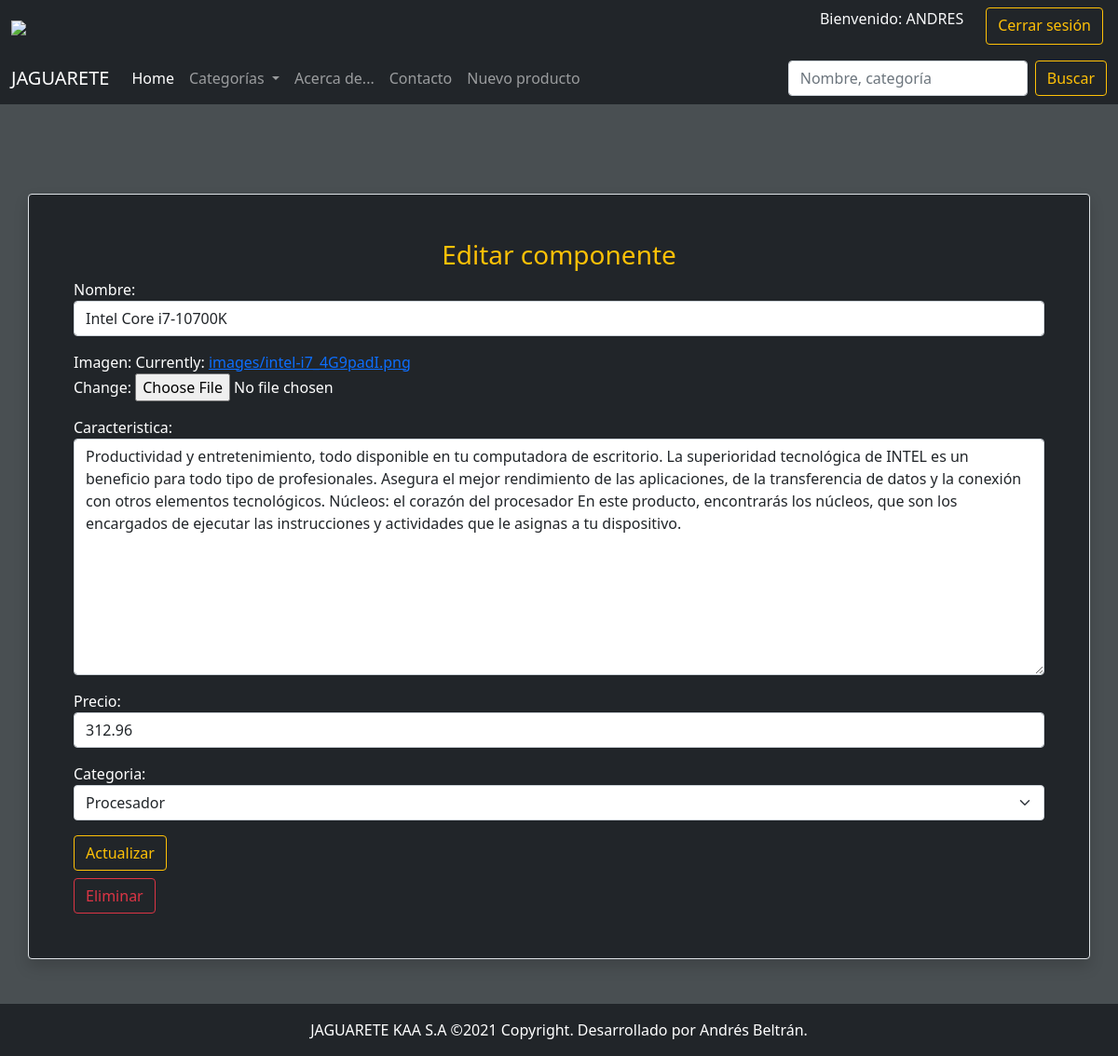
/product/edit/32 (signed in), run on an earlier commit of the app's database.
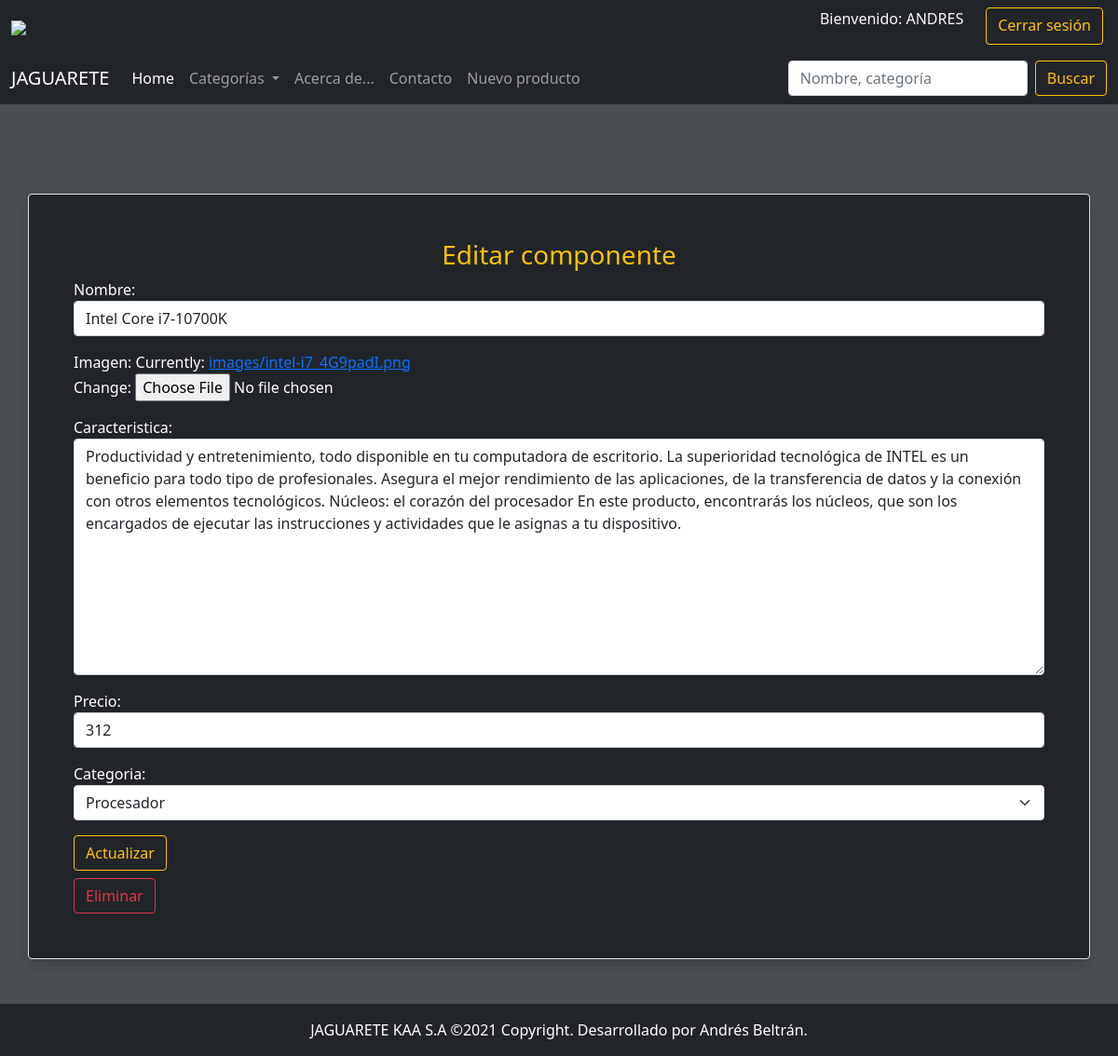
And on a later commit of the database.
### eCommerce/models.py (models this page shows, shortened)
class componente(models.Model):
    nombre = models.CharField(max_length=30)
    imagen = models.ImageField(upload_to="images/")
    caracteristica = models.TextField()
    precio = models.PositiveIntegerField()
    categoria = models.ForeignKey(
        categoria, on_delete=models.CASCADE, related_name="tipo")

class categoria(models.Model):
    nombre = models.CharField(max_length=30)
    def __str__(self):
        return self.nombre

### eCommerce/views.py (the view)
# urls.py: path('product/edit/<int:pk>', updateProduct.as_view(), name="update-product"),
class updateProduct(UpdateView):
    model = componente
    form_class = componentForm
    template_name = 'updateProduct.html'

### eCommerce/forms.py
class componentForm(forms.ModelForm):
    class Meta:
        model = componente
        fields = ["nombre", "imagen", "caracteristica", "precio", "categoria"]
        widgets = {
            'nombre': forms.TextInput(attrs={'class': 'form-control'}),
            'caracteristica': forms.Textarea(attrs={'class': 'form-control'}),
            'precio': forms.NumberInput(attrs={'class': 'form-control', 'step': "0.01"}),
            'categoria': forms.Select(attrs={'class': 'form-select'})
        }

### eCommerce/templates/updateProduct.html (shortened to what this page needs)
{% extends "layout.html" %}
{% block body%}
<div class="row mt-5">
    <div class="col text-white bg-dark p-5 border rounded shadow">
        {%if user.is_staff%}
        <h3 class="text-warning text-center">Editar componente</h3>
        <div class="form-group">
            <form method="POST" enctype="multipart/form-data">
                {{form.as_p}}
                <button class="btn btn-outline-warning" type="submit" value="ADD"> Actualizar</button>
            </form>
            <a class="ms-auto btn btn-outline-danger me-1 mt-2" href="{% url 'delete-product' componente.pk %}">Eliminar</a>
        </div>
        {%else%}
        <div class="row d-flex justify-content-center  mb-3">
                <p class="mb-5 text-center fs-5">El usuario no tiene acceso a esta página.</p>
                <a class="btn btn-outline-warning me-1 text-center" href="{% url 'index'%}">Volver a la página de inicio.</a>
        </div>
        {%endif%}
    </div>
</div>
{% endblock %}

What changed in the data, as far as the page shows it:
changed componente "Procesador": precio "312.96" → "312"
